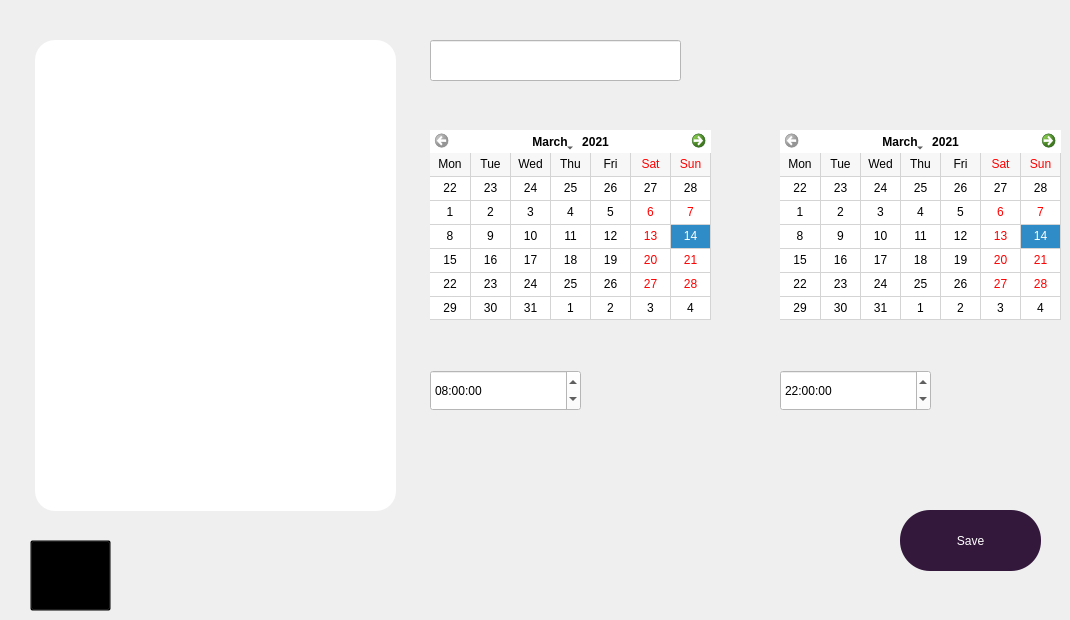
    <widget class="QWidget" name="addShifts6">
     <widget class="QTableView" name="emptable_2">
      <property name="geometry">
       <rect>
        <x>35</x>
        <y>40</y>
        <width>361</width>
        <height>471</height>
       </rect>
      </property>
      <property name="font">
       <font>
        <pointsize>12</pointsize>
        <weight>75</weight>
        <italic>true</italic>
        <bold>true</bold>
       </font>
      </property>
      <property name="styleSheet">
       <string notr="true">border-radius: 20px;
background-color:white;</string>
      </property>
      <property name="sizeAdjustPolicy">
       <enum>QAbstractScrollArea::AdjustToContentsOnFirstShow</enum>
      </property>
      <property name="selectionMode">
       <enum>QAbstractItemView::SingleSelection</enum>
      </property>
      <property name="selectionBehavior">
       <enum>QAbstractItemView::SelectRows</enum>
      </property>
      <attribute name="horizontalHeaderStretchLastSection">
       <bool>true</bool>
      </attribute>
     </widget>
     <widget class="QCalendarWidget" name="calendarWidget_shifts">
      <property name="geometry">
       <rect>
        <x>430</x>
        <y>130</y>
        <width>281</width>
        <height>190</height>
       </rect>
      </property>
      <property name="styleSheet">
       <string notr="true">background-color:white;color:black</string>
      </property>
      <property name="selectedDate">
       <date>
        <year>2021</year>
        <month>3</month>
        <day>14</day>
       </date>
      </property>
      <property name="minimumDate">
       <date>
        <year>2021</year>
        <month>3</month>
        <day>1</day>
       </date>
      </property>
      <property name="firstDayOfWeek">
       <enum>Qt::Monday</enum>
      </property>
      <property name="gridVisible">
       <bool>true</bool>
      </property>
      <property name="verticalHeaderFormat">
       <enum>QCalendarWidget::NoVerticalHeader</enum>
      </property>
      <property name="navigationBarVisible">
       <bool>true</bool>
      </property>
     </widget>
     <widget class="QTimeEdit" name="timeEdit_hdeb">
      <property name="geometry">
       <rect>
        <x>430</x>
        <y>370</y>
        <width>151</width>
        <height>41</height>
       </rect>
      </property>
      <property name="styleSheet">
       <string notr="true">background-color:white;</string>
      </property>
      <property name="time">
       <time>
        <hour>8</hour>
        <minute>0</minute>
        <second>0</second>
       </time>
      </property>
     </widget>
     <widget class="QTimeEdit" name="timeEdit_hfin">
      <property name="geometry">
       <rect>
        <x>780</x>
        <y>370</y>
        <width>151</width>
        <height>41</height>
       </rect>
      </property>
      <property name="styleSheet">
       <string notr="true">background-color:white;</string>
      </property>
      <property name="time">
       <time>
        <hour>22</hour>
        <minute>0</minute>
        <second>0</second>
       </time>
      </property>
     </widget>
     <widget class="QLineEdit" name="lineEdit_cin_shifts">
      <property name="geometry">
       <rect>
        <x>430</x>
        <y>40</y>
        <width>251</width>
        <height>41</height>
       </rect>
      </property>
      <property name="styleSheet">
       <string notr="true">font: 25 italic 18pt &quot;Bahnschrift&quot;;
background-color:white;</string>
      </property>
      <property name="readOnly">
       <bool>false</bool>
      </property>
     </widget>
     <widget class="QToolButton" name="toolButton_save_3">
      <property name="geometry">
       <rect>
        <x>900</x>
        <y>510</y>
        <width>141</width>
        <height>61</height>
       </rect>
      </property>
      <property name="cursor">
       <cursorShape>PointingHandCursor</cursorShape>
      </property>
      <property name="styleSheet">
       <string notr="true">#toolButton_save_3
{
background-color: rgb(51, 24, 60);
color: rgb(255, 255, 255);
font: 10pt &quot;Segoe Print&quot;;
border-radius: 30px;
}
#toolButton_save_3:hover
{
background-color: rgb(74, 35, 88);
}
#toolButton_save_3:pressed
{
background-color: rgb(98, 47, 117);
}</string>
      </property>
      <property name="text">
       <string>Save</string>
      </property>
      <property name="iconSize">
       <size>
        <width>60</width>
        <height>60</height>
       </size>
      </property>
      <property name="toolButtonStyle">
       <enum>Qt::ToolButtonTextUnderIcon</enum>
      </property>
     </widget>
     <widget class="QToolButton" name="back_16">
      <property name="geometry">
       <rect>
        <x>30</x>
        <y>540</y>
        <width>81</width>
        <height>71</height>
       </rect>
      </property>
      <property name="styleSheet">
       <string notr="true">background-color: rgb(0, 0, 0, 0%);</string>
      </property>
      <property name="text">
       <string>...</string>
      </property>
      <property name="icon">
       <iconset resource="assets.qrc">
        <normaloff>:/img/img/icons8-back-80.png</normaloff>:/img/img/icons8-back-80.png</iconset>
      </property>
      <property name="iconSize">
       <size>
        <width>60</width>
        <height>60</height>
       </size>
      </property>
     </widget>
     <widget class="QCalendarWidget" name="calendarWidget_shifts_3">
      <property name="geometry">
       <rect>
        <x>780</x>
        <y>130</y>
        <width>281</width>
        <height>190</height>
       </rect>
      </property>
      <property name="styleSheet">
       <string notr="true">background-color:white;color:black;</string>
      </property>
      <property name="selectedDate">
       <date>
        <year>2021</year>
        <month>3</month>
        <day>14</day>
       </date>
      </property>
      <property name="minimumDate">
       <date>
        <year>2021</year>
        <month>3</month>
        <day>1</day>
       </date>
      </property>
      <property name="firstDayOfWeek">
       <enum>Qt::Monday</enum>
      </property>
      <property name="gridVisible">
       <bool>true</bool>
      </property>
      <property name="horizontalHeaderFormat">
       <enum>QCalendarWidget::ShortDayNames</enum>
      </property>
      <property name="verticalHeaderFormat">
       <enum>QCalendarWidget::NoVerticalHeader</enum>
      </property>
      <property name="navigationBarVisible">
       <bool>true</bool>
      </property>
      <property name="dateEditEnabled">
       <bool>true</bool>
      </property>
     </widget>
    </widget>
